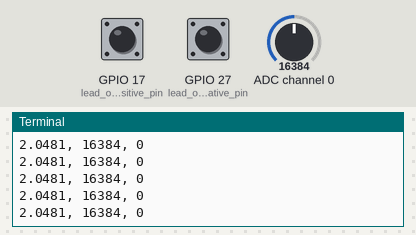
The program below on a simulated Raspberry Pi (BCM pin numbers). Parts: the last lines printed to the terminal. Inputs (shaded band) come from the test bench; at power-on: ADC channel 0 = 16384, GPIO 17 (lead_off_positive_pin) HIGH, GPIO 27 (lead_off_negative_pin) HIGH (analog values on the 0–32767 scale).

Above: at 1.2 s.
1.3 s: ADC channel 0 set to 22936
At 1.8 s:
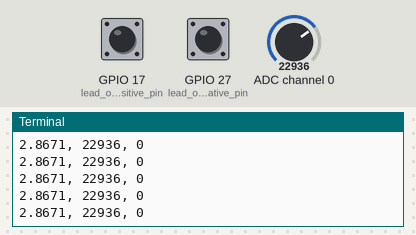
2.8 s: GPIO 17 (lead_off_positive_pin) pulled LOW for 0.15 s
4.4 s: ADC channel 0 set to 28834
At 5.3 s:
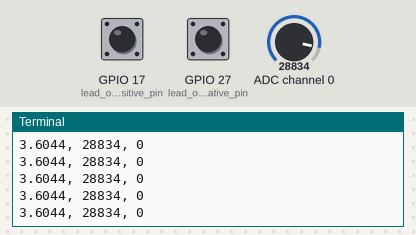
5.9 s: GPIO 27 (lead_off_negative_pin) pulled LOW for 0.15 s
Timing chart, 0 to 8.5 s (numbered marks = the images above; inputs shaded):
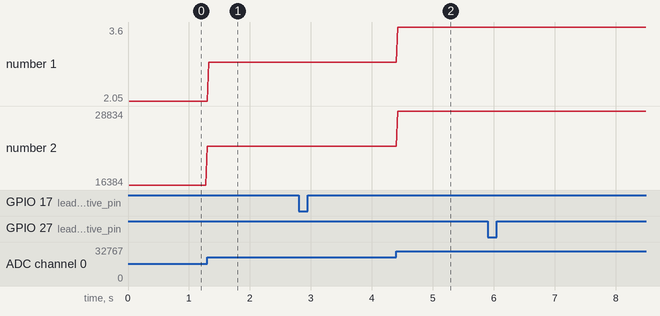

Measured:
- after the input at 1.3 s, the terminal: prints a new line at once (image 1)
- after the input at 4.4 s, the terminal: prints a new line at once (image 2)
- plotted number 1: 2.05 → 2.87 after the input at 1.3 s, 2.87 → 3.6 after the input at 4.4 s
- plotted number 2: 16384 → 22936 after the input at 1.3 s, 22936 → 28834 after the input at 4.4 s

The program:

EKG-test.py
```python
# File: read_ekg_adc_basic.py
# Purpose: Read analog ECG signal from ADS1115 (A0) and print values

import time

import board
import busio

from digitalio import DigitalInOut, Direction, Pull

import adafruit_ads1x15.ads1115 as ADS
from adafruit_ads1x15.analog_in import AnalogIn


# -----------------------------
# SETUP I2C COMMUNICATION
# -----------------------------
# board.SCL and board.SDA map to Pi pins 5 and 3
i2c_bus = busio.I2C(board.SCL, board.SDA)


# -----------------------------
# SETUP ADC (ADS1115)
# -----------------------------
adc_device = ADS.ADS1115(i2c_bus)

# Gain = input voltage range setting
adc_device.gain = 1

# Data rate = samples per second (max 860 for ADS1115)
adc_device.data_rate = 860


# -----------------------------
# SETUP ANALOG INPUT CHANNEL
# -----------------------------
# ADS.P0 corresponds to A0 pin on ADS1115
adc_channel_A0 = AnalogIn(adc_device, ADS.P0)


# -----------------------------
# SETUP LEAD-OFF DETECTION PINS
# -----------------------------
# These tell you if electrodes are disconnected

lead_off_positive_pin = DigitalInOut(board.D17)
lead_off_positive_pin.direction = Direction.INPUT
lead_off_positive_pin.pull = Pull.UP

lead_off_negative_pin = DigitalInOut(board.D27)
lead_off_negative_pin.direction = Direction.INPUT
lead_off_negative_pin.pull = Pull.UP


print("Starting ECG read loop...")
print("Voltage (V), Raw ADC Value, Lead Off Status")


# -----------------------------
# MAIN LOOP
# -----------------------------
while True:
    # Read analog voltage from AD8232 through ADS1115
    measured_voltage = adc_channel_A0.voltage

    # Raw ADC integer value
    measured_raw_value = adc_channel_A0.value

    # Lead-off logic (True if disconnected)
    is_lead_off = (not lead_off_positive_pin.value) or (not lead_off_negative_pin.value)

    print(f"{measured_voltage:.4f}, {measured_raw_value}, {int(is_lead_off)}")

    # Small delay to avoid flooding terminal
    time.sleep(0.01)
```
